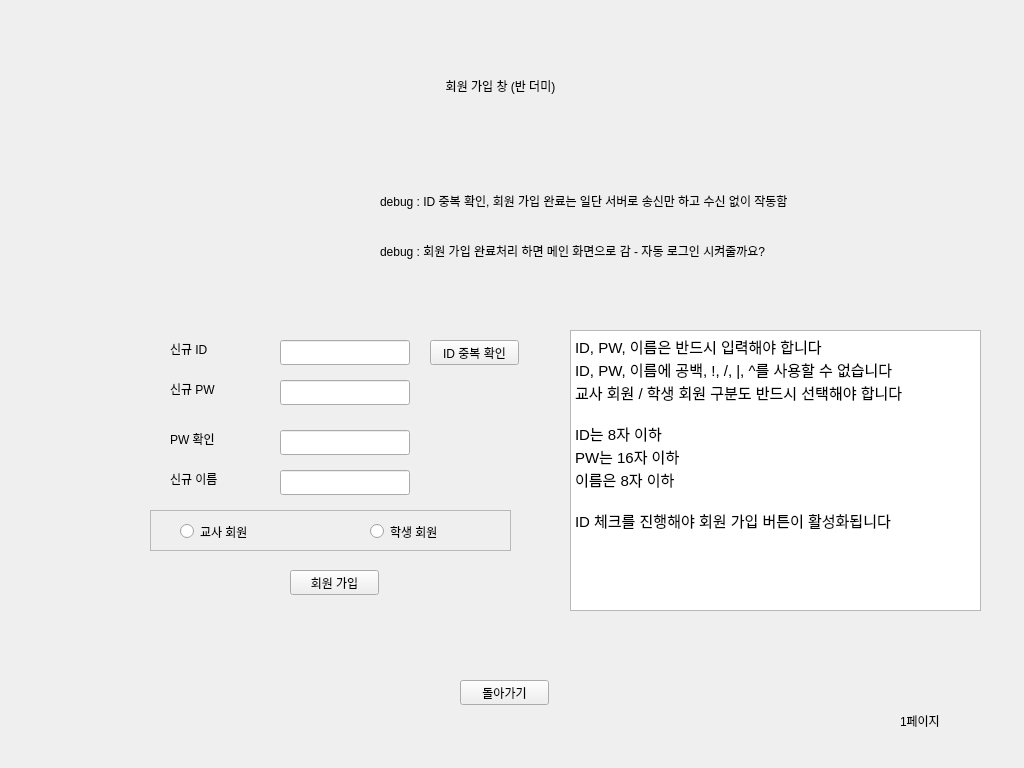
<?xml version="1.0" encoding="UTF-8"?>
<ui version="4.0">
 <class>mainWindow</class>
 <widget class="QMainWindow" name="mainWindow">
  <property name="geometry">
   <rect>
    <x>0</x>
    <y>0</y>
    <width>1024</width>
    <height>768</height>
   </rect>
  </property>
  <property name="sizePolicy">
   <sizepolicy hsizetype="Fixed" vsizetype="Fixed">
    <horstretch>0</horstretch>
    <verstretch>0</verstretch>
   </sizepolicy>
  </property>
  <property name="minimumSize">
   <size>
    <width>1024</width>
    <height>768</height>
   </size>
  </property>
  <property name="maximumSize">
   <size>
    <width>1024</width>
    <height>768</height>
   </size>
  </property>
  <property name="windowTitle">
   <string>메가스터듸</string>
  </property>
  <widget class="QWidget" name="centralwidget">
   <widget class="QStackedWidget" name="stackedWidget">
    <property name="geometry">
     <rect>
      <x>0</x>
      <y>0</y>
      <width>1031</width>
      <height>771</height>
     </rect>
    </property>
    <property name="currentIndex">
     <number>1</number>
    </property>
    <widget class="QWidget" name="page">
     <widget class="QLabel" name="label">
      <property name="geometry">
       <rect>
        <x>900</x>
        <y>690</y>
        <width>51</width>
        <height>71</height>
       </rect>
      </property>
      <property name="text">
       <string>0페이지</string>
      </property>
     </widget>
     <widget class="QLabel" name="label_3">
      <property name="geometry">
       <rect>
        <x>60</x>
        <y>40</y>
        <width>911</width>
        <height>141</height>
       </rect>
      </property>
      <property name="text">
       <string>대충 타이틀 (메인 화면)</string>
      </property>
      <property name="textFormat">
       <enum>Qt::PlainText</enum>
      </property>
      <property name="alignment">
       <set>Qt::AlignCenter</set>
      </property>
     </widget>
     <widget class="QPushButton" name="btn_login">
      <property name="geometry">
       <rect>
        <x>400</x>
        <y>370</y>
        <width>89</width>
        <height>25</height>
       </rect>
      </property>
      <property name="text">
       <string>로그인</string>
      </property>
     </widget>
     <widget class="QPushButton" name="btn_join">
      <property name="geometry">
       <rect>
        <x>540</x>
        <y>370</y>
        <width>89</width>
        <height>25</height>
       </rect>
      </property>
      <property name="text">
       <string>회원가입</string>
      </property>
     </widget>
     <widget class="QLineEdit" name="line_login_id">
      <property name="geometry">
       <rect>
        <x>460</x>
        <y>270</y>
        <width>113</width>
        <height>25</height>
       </rect>
      </property>
     </widget>
     <widget class="QLabel" name="label_4">
      <property name="geometry">
       <rect>
        <x>360</x>
        <y>270</y>
        <width>67</width>
        <height>17</height>
       </rect>
      </property>
      <property name="text">
       <string>ID</string>
      </property>
     </widget>
     <widget class="QLabel" name="label_5">
      <property name="geometry">
       <rect>
        <x>360</x>
        <y>310</y>
        <width>67</width>
        <height>17</height>
       </rect>
      </property>
      <property name="text">
       <string>PW</string>
      </property>
     </widget>
     <widget class="QLabel" name="label_6">
      <property name="geometry">
       <rect>
        <x>400</x>
        <y>400</y>
        <width>121</width>
        <height>41</height>
       </rect>
      </property>
      <property name="text">
       <string>↑일단 작동 안함</string>
      </property>
     </widget>
     <widget class="QPushButton" name="btn_debug_t">
      <property name="geometry">
       <rect>
        <x>440</x>
        <y>520</y>
        <width>89</width>
        <height>25</height>
       </rect>
      </property>
      <property name="text">
       <string>교사 로그인</string>
      </property>
     </widget>
     <widget class="QPushButton" name="btn_debug_s">
      <property name="geometry">
       <rect>
        <x>540</x>
        <y>520</y>
        <width>89</width>
        <height>25</height>
       </rect>
      </property>
      <property name="text">
       <string>학생 로그인</string>
      </property>
     </widget>
     <widget class="QLabel" name="label_7">
      <property name="geometry">
       <rect>
        <x>540</x>
        <y>400</y>
        <width>171</width>
        <height>31</height>
       </rect>
      </property>
      <property name="text">
       <string>↑회원가입(반 더미)로</string>
      </property>
     </widget>
     <widget class="QLineEdit" name="line_login_pw">
      <property name="geometry">
       <rect>
        <x>460</x>
        <y>310</y>
        <width>113</width>
        <height>25</height>
       </rect>
      </property>
     </widget>
     <widget class="QLabel" name="label_8">
      <property name="geometry">
       <rect>
        <x>440</x>
        <y>550</y>
        <width>271</width>
        <height>31</height>
       </rect>
      </property>
      <property name="text">
       <string>↑ 디버그용 임시 버튼들</string>
      </property>
     </widget>
     <widget class="QLabel" name="label_9">
      <property name="geometry">
       <rect>
        <x>30</x>
        <y>700</y>
        <width>201</width>
        <height>61</height>
       </rect>
      </property>
      <property name="text">
       <string>UI는 1024 768 사이즈로 고정</string>
      </property>
     </widget>
    </widget>
    <widget class="QWidget" name="page_2">
     <widget class="QLabel" name="label_2">
      <property name="geometry">
       <rect>
        <x>900</x>
        <y>680</y>
        <width>61</width>
        <height>81</height>
       </rect>
      </property>
      <property name="text">
       <string>1페이지</string>
      </property>
     </widget>
     <widget class="QLabel" name="label_10">
      <property name="geometry">
       <rect>
        <x>70</x>
        <y>40</y>
        <width>861</width>
        <height>91</height>
       </rect>
      </property>
      <property name="text">
       <string>회원 가입 창 (반 더미)</string>
      </property>
      <property name="alignment">
       <set>Qt::AlignCenter</set>
      </property>
     </widget>
     <widget class="QLineEdit" name="line_join_id">
      <property name="geometry">
       <rect>
        <x>280</x>
        <y>340</y>
        <width>130</width>
        <height>25</height>
       </rect>
      </property>
      <property name="maxLength">
       <number>8</number>
      </property>
      <property name="echoMode">
       <enum>QLineEdit::Normal</enum>
      </property>
     </widget>
     <widget class="QLineEdit" name="line_join_pw">
      <property name="geometry">
       <rect>
        <x>280</x>
        <y>380</y>
        <width>130</width>
        <height>25</height>
       </rect>
      </property>
      <property name="maxLength">
       <number>16</number>
      </property>
      <property name="echoMode">
       <enum>QLineEdit::Password</enum>
      </property>
     </widget>
     <widget class="QLineEdit" name="line_join_name">
      <property name="geometry">
       <rect>
        <x>280</x>
        <y>470</y>
        <width>130</width>
        <height>25</height>
       </rect>
      </property>
      <property name="maxLength">
       <number>8</number>
      </property>
     </widget>
     <widget class="QLabel" name="label_11">
      <property name="geometry">
       <rect>
        <x>170</x>
        <y>340</y>
        <width>67</width>
        <height>17</height>
       </rect>
      </property>
      <property name="text">
       <string>신규 ID</string>
      </property>
     </widget>
     <widget class="QLabel" name="label_12">
      <property name="geometry">
       <rect>
        <x>170</x>
        <y>380</y>
        <width>67</width>
        <height>17</height>
       </rect>
      </property>
      <property name="text">
       <string>신규 PW</string>
      </property>
     </widget>
     <widget class="QLabel" name="label_13">
      <property name="geometry">
       <rect>
        <x>170</x>
        <y>430</y>
        <width>67</width>
        <height>17</height>
       </rect>
      </property>
      <property name="text">
       <string>PW 확인</string>
      </property>
     </widget>
     <widget class="QLabel" name="label_14">
      <property name="geometry">
       <rect>
        <x>170</x>
        <y>470</y>
        <width>67</width>
        <height>17</height>
       </rect>
      </property>
      <property name="text">
       <string>신규 이름</string>
      </property>
     </widget>
     <widget class="QLineEdit" name="line_join_pw_check">
      <property name="geometry">
       <rect>
        <x>280</x>
        <y>430</y>
        <width>130</width>
        <height>25</height>
       </rect>
      </property>
      <property name="maxLength">
       <number>16</number>
      </property>
      <property name="echoMode">
       <enum>QLineEdit::Password</enum>
      </property>
     </widget>
     <widget class="QPushButton" name="btn_join_id_check">
      <property name="geometry">
       <rect>
        <x>430</x>
        <y>340</y>
        <width>89</width>
        <height>25</height>
       </rect>
      </property>
      <property name="text">
       <string>ID 중복 확인</string>
      </property>
     </widget>
     <widget class="QPushButton" name="btn_join_confirm">
      <property name="geometry">
       <rect>
        <x>290</x>
        <y>570</y>
        <width>89</width>
        <height>25</height>
       </rect>
      </property>
      <property name="text">
       <string>회원 가입</string>
      </property>
     </widget>
     <widget class="QPushButton" name="btn_join_backmain">
      <property name="geometry">
       <rect>
        <x>460</x>
        <y>680</y>
        <width>89</width>
        <height>25</height>
       </rect>
      </property>
      <property name="text">
       <string>돌아가기</string>
      </property>
     </widget>
     <widget class="QTextBrowser" name="textBrowser_5">
      <property name="geometry">
       <rect>
        <x>570</x>
        <y>330</y>
        <width>411</width>
        <height>281</height>
       </rect>
      </property>
      <property name="html">
       <string>&lt;!DOCTYPE HTML PUBLIC &quot;-//W3C//DTD HTML 4.0//EN&quot; &quot;http://www.w3.org/TR/REC-html40/strict.dtd&quot;&gt;
&lt;html&gt;&lt;head&gt;&lt;meta name=&quot;qrichtext&quot; content=&quot;1&quot; /&gt;&lt;style type=&quot;text/css&quot;&gt;
p, li { white-space: pre-wrap; }
&lt;/style&gt;&lt;/head&gt;&lt;body style=&quot; font-family:'Ubuntu'; font-size:11pt; font-weight:400; font-style:normal;&quot;&gt;
&lt;p style=&quot; margin-top:0px; margin-bottom:0px; margin-left:0px; margin-right:0px; -qt-block-indent:0; text-indent:0px;&quot;&gt;ID, PW, 이름은 반드시 입력해야 합니다&lt;/p&gt;
&lt;p style=&quot; margin-top:0px; margin-bottom:0px; margin-left:0px; margin-right:0px; -qt-block-indent:0; text-indent:0px;&quot;&gt;ID, PW, 이름에 공백, !, /, |, ^를 사용할 수 없습니다&lt;/p&gt;
&lt;p style=&quot; margin-top:0px; margin-bottom:0px; margin-left:0px; margin-right:0px; -qt-block-indent:0; text-indent:0px;&quot;&gt;교사 회원 / 학생 회원 구분도 반드시 선택해야 합니다&lt;/p&gt;
&lt;p style=&quot;-qt-paragraph-type:empty; margin-top:0px; margin-bottom:0px; margin-left:0px; margin-right:0px; -qt-block-indent:0; text-indent:0px;&quot;&gt;&lt;br /&gt;&lt;/p&gt;
&lt;p style=&quot; margin-top:0px; margin-bottom:0px; margin-left:0px; margin-right:0px; -qt-block-indent:0; text-indent:0px;&quot;&gt;ID는 8자 이하&lt;/p&gt;
&lt;p style=&quot; margin-top:0px; margin-bottom:0px; margin-left:0px; margin-right:0px; -qt-block-indent:0; text-indent:0px;&quot;&gt;PW는 16자 이하&lt;/p&gt;
&lt;p style=&quot; margin-top:0px; margin-bottom:0px; margin-left:0px; margin-right:0px; -qt-block-indent:0; text-indent:0px;&quot;&gt;이름은 8자 이하&lt;/p&gt;
&lt;p style=&quot;-qt-paragraph-type:empty; margin-top:0px; margin-bottom:0px; margin-left:0px; margin-right:0px; -qt-block-indent:0; text-indent:0px;&quot;&gt;&lt;br /&gt;&lt;/p&gt;
&lt;p style=&quot; margin-top:0px; margin-bottom:0px; margin-left:0px; margin-right:0px; -qt-block-indent:0; text-indent:0px;&quot;&gt;ID 체크를 진행해야 회원 가입 버튼이 활성화됩니다&lt;/p&gt;&lt;/body&gt;&lt;/html&gt;</string>
      </property>
     </widget>
     <widget class="QLabel" name="label_23">
      <property name="geometry">
       <rect>
        <x>380</x>
        <y>190</y>
        <width>601</width>
        <height>21</height>
       </rect>
      </property>
      <property name="text">
       <string>debug : ID 중복 확인, 회원 가입 완료는 일단 서버로 송신만 하고 수신 없이 작동함</string>
      </property>
     </widget>
     <widget class="QLabel" name="label_24">
      <property name="geometry">
       <rect>
        <x>380</x>
        <y>230</y>
        <width>561</width>
        <height>41</height>
       </rect>
      </property>
      <property name="text">
       <string>debug : 회원 가입 완료처리 하면 메인 화면으로 감 - 자동 로그인 시켜줄까요?</string>
      </property>
     </widget>
     <widget class="QFrame" name="frame">
      <property name="geometry">
       <rect>
        <x>150</x>
        <y>510</y>
        <width>361</width>
        <height>41</height>
       </rect>
      </property>
      <property name="frameShape">
       <enum>QFrame::StyledPanel</enum>
      </property>
      <property name="frameShadow">
       <enum>QFrame::Raised</enum>
      </property>
      <widget class="QRadioButton" name="radio_join_s">
       <property name="geometry">
        <rect>
         <x>220</x>
         <y>10</y>
         <width>112</width>
         <height>23</height>
        </rect>
       </property>
       <property name="text">
        <string>학생 회원</string>
       </property>
      </widget>
      <widget class="QRadioButton" name="radio_join_t">
       <property name="geometry">
        <rect>
         <x>30</x>
         <y>10</y>
         <width>112</width>
         <height>23</height>
        </rect>
       </property>
       <property name="text">
        <string>교사 회원</string>
       </property>
      </widget>
     </widget>
    </widget>
    <widget class="QWidget" name="page_3">
     <widget class="QLabel" name="label_15">
      <property name="geometry">
       <rect>
        <x>930</x>
        <y>730</y>
        <width>67</width>
        <height>17</height>
       </rect>
      </property>
      <property name="text">
       <string>2페이지</string>
      </property>
     </widget>
     <widget class="QLabel" name="label_16">
      <property name="geometry">
       <rect>
        <x>60</x>
        <y>30</y>
        <width>941</width>
        <height>81</height>
       </rect>
      </property>
      <property name="text">
       <string>교사 페이지(더미)</string>
      </property>
      <property name="alignment">
       <set>Qt::AlignCenter</set>
      </property>
     </widget>
     <widget class="QPushButton" name="btn_t_question_add">
      <property name="geometry">
       <rect>
        <x>30</x>
        <y>350</y>
        <width>89</width>
        <height>25</height>
       </rect>
      </property>
      <property name="text">
       <string>문제 출제</string>
      </property>
     </widget>
     <widget class="QPushButton" name="btn_t_studentinfo">
      <property name="geometry">
       <rect>
        <x>30</x>
        <y>390</y>
        <width>89</width>
        <height>25</height>
       </rect>
      </property>
      <property name="text">
       <string>학생 정보</string>
      </property>
     </widget>
     <widget class="QLabel" name="label_20">
      <property name="geometry">
       <rect>
        <x>840</x>
        <y>630</y>
        <width>171</width>
        <height>17</height>
       </rect>
      </property>
      <property name="text">
       <string>↑얘만 작동, 실질 돌아가기</string>
      </property>
     </widget>
     <widget class="QPushButton" name="btn_t_logout">
      <property name="geometry">
       <rect>
        <x>840</x>
        <y>590</y>
        <width>89</width>
        <height>25</height>
       </rect>
      </property>
      <property name="text">
       <string>로그아웃</string>
      </property>
     </widget>
     <widget class="QLabel" name="label_21">
      <property name="geometry">
       <rect>
        <x>40</x>
        <y>430</y>
        <width>61</width>
        <height>17</height>
       </rect>
      </property>
      <property name="text">
       <string>↑ 더미</string>
      </property>
     </widget>
     <widget class="QTextBrowser" name="textBrowser">
      <property name="geometry">
       <rect>
        <x>220</x>
        <y>210</y>
        <width>301</width>
        <height>331</height>
       </rect>
      </property>
      <property name="html">
       <string>&lt;!DOCTYPE HTML PUBLIC &quot;-//W3C//DTD HTML 4.0//EN&quot; &quot;http://www.w3.org/TR/REC-html40/strict.dtd&quot;&gt;
&lt;html&gt;&lt;head&gt;&lt;meta name=&quot;qrichtext&quot; content=&quot;1&quot; /&gt;&lt;style type=&quot;text/css&quot;&gt;
p, li { white-space: pre-wrap; }
&lt;/style&gt;&lt;/head&gt;&lt;body style=&quot; font-family:'Ubuntu'; font-size:11pt; font-weight:400; font-style:normal;&quot;&gt;
&lt;p style=&quot; margin-top:0px; margin-bottom:0px; margin-left:0px; margin-right:0px; -qt-block-indent:0; text-indent:0px;&quot;&gt;뭔가 데이터가&lt;/p&gt;&lt;/body&gt;&lt;/html&gt;</string>
      </property>
     </widget>
     <widget class="QTextBrowser" name="textBrowser_2">
      <property name="geometry">
       <rect>
        <x>540</x>
        <y>210</y>
        <width>301</width>
        <height>331</height>
       </rect>
      </property>
      <property name="html">
       <string>&lt;!DOCTYPE HTML PUBLIC &quot;-//W3C//DTD HTML 4.0//EN&quot; &quot;http://www.w3.org/TR/REC-html40/strict.dtd&quot;&gt;
&lt;html&gt;&lt;head&gt;&lt;meta name=&quot;qrichtext&quot; content=&quot;1&quot; /&gt;&lt;style type=&quot;text/css&quot;&gt;
p, li { white-space: pre-wrap; }
&lt;/style&gt;&lt;/head&gt;&lt;body style=&quot; font-family:'Ubuntu'; font-size:11pt; font-weight:400; font-style:normal;&quot;&gt;
&lt;p style=&quot; margin-top:0px; margin-bottom:0px; margin-left:0px; margin-right:0px; -qt-block-indent:0; text-indent:0px;&quot;&gt;나올 곳&lt;/p&gt;&lt;/body&gt;&lt;/html&gt;</string>
      </property>
     </widget>
    </widget>
    <widget class="QWidget" name="page_4">
     <widget class="QLabel" name="label_17">
      <property name="geometry">
       <rect>
        <x>906</x>
        <y>716</y>
        <width>81</width>
        <height>31</height>
       </rect>
      </property>
      <property name="text">
       <string>3페이지</string>
      </property>
     </widget>
     <widget class="QLabel" name="label_18">
      <property name="geometry">
       <rect>
        <x>50</x>
        <y>30</y>
        <width>941</width>
        <height>81</height>
       </rect>
      </property>
      <property name="text">
       <string>학생 페이지(더미)</string>
      </property>
      <property name="alignment">
       <set>Qt::AlignCenter</set>
      </property>
     </widget>
     <widget class="QPushButton" name="btn_s_teacherinfo">
      <property name="geometry">
       <rect>
        <x>50</x>
        <y>380</y>
        <width>89</width>
        <height>25</height>
       </rect>
      </property>
      <property name="text">
       <string>교사 정보</string>
      </property>
     </widget>
     <widget class="QPushButton" name="btn_s_question_solve">
      <property name="geometry">
       <rect>
        <x>50</x>
        <y>340</y>
        <width>89</width>
        <height>25</height>
       </rect>
      </property>
      <property name="text">
       <string>문제 풀기</string>
      </property>
     </widget>
     <widget class="QPushButton" name="btn_s_logout">
      <property name="geometry">
       <rect>
        <x>840</x>
        <y>580</y>
        <width>89</width>
        <height>25</height>
       </rect>
      </property>
      <property name="text">
       <string>로그아웃</string>
      </property>
     </widget>
     <widget class="QLabel" name="label_19">
      <property name="geometry">
       <rect>
        <x>840</x>
        <y>620</y>
        <width>171</width>
        <height>17</height>
       </rect>
      </property>
      <property name="text">
       <string>↑얘만 작동, 실질 돌아가기</string>
      </property>
     </widget>
     <widget class="QLabel" name="label_22">
      <property name="geometry">
       <rect>
        <x>50</x>
        <y>420</y>
        <width>61</width>
        <height>17</height>
       </rect>
      </property>
      <property name="text">
       <string>↑ 더미</string>
      </property>
     </widget>
     <widget class="QTextBrowser" name="textBrowser_3">
      <property name="geometry">
       <rect>
        <x>240</x>
        <y>230</y>
        <width>301</width>
        <height>331</height>
       </rect>
      </property>
      <property name="html">
       <string>&lt;!DOCTYPE HTML PUBLIC &quot;-//W3C//DTD HTML 4.0//EN&quot; &quot;http://www.w3.org/TR/REC-html40/strict.dtd&quot;&gt;
&lt;html&gt;&lt;head&gt;&lt;meta name=&quot;qrichtext&quot; content=&quot;1&quot; /&gt;&lt;style type=&quot;text/css&quot;&gt;
p, li { white-space: pre-wrap; }
&lt;/style&gt;&lt;/head&gt;&lt;body style=&quot; font-family:'Ubuntu'; font-size:11pt; font-weight:400; font-style:normal;&quot;&gt;
&lt;p style=&quot; margin-top:0px; margin-bottom:0px; margin-left:0px; margin-right:0px; -qt-block-indent:0; text-indent:0px;&quot;&gt;아무튼 데이터&lt;/p&gt;&lt;/body&gt;&lt;/html&gt;</string>
      </property>
     </widget>
     <widget class="QTextBrowser" name="textBrowser_4">
      <property name="geometry">
       <rect>
        <x>560</x>
        <y>230</y>
        <width>301</width>
        <height>331</height>
       </rect>
      </property>
      <property name="html">
       <string>&lt;!DOCTYPE HTML PUBLIC &quot;-//W3C//DTD HTML 4.0//EN&quot; &quot;http://www.w3.org/TR/REC-html40/strict.dtd&quot;&gt;
&lt;html&gt;&lt;head&gt;&lt;meta name=&quot;qrichtext&quot; content=&quot;1&quot; /&gt;&lt;style type=&quot;text/css&quot;&gt;
p, li { white-space: pre-wrap; }
&lt;/style&gt;&lt;/head&gt;&lt;body style=&quot; font-family:'Ubuntu'; font-size:11pt; font-weight:400; font-style:normal;&quot;&gt;
&lt;p style=&quot; margin-top:0px; margin-bottom:0px; margin-left:0px; margin-right:0px; -qt-block-indent:0; text-indent:0px;&quot;&gt;나오는 자리&lt;/p&gt;&lt;/body&gt;&lt;/html&gt;</string>
      </property>
     </widget>
     <widget class="QPushButton" name="btn_s_study">
      <property name="geometry">
       <rect>
        <x>50</x>
        <y>300</y>
        <width>89</width>
        <height>25</height>
       </rect>
      </property>
      <property name="text">
       <string>학습하기</string>
      </property>
     </widget>
    </widget>
    <widget class="QWidget" name="page_5">
     <widget class="QLabel" name="label_25">
      <property name="geometry">
       <rect>
        <x>900</x>
        <y>680</y>
        <width>81</width>
        <height>31</height>
       </rect>
      </property>
      <property name="text">
       <string>4페이지</string>
      </property>
     </widget>
     <widget class="QPushButton" name="btn_s_study_back">
      <property name="geometry">
       <rect>
        <x>510</x>
        <y>660</y>
        <width>89</width>
        <height>25</height>
       </rect>
      </property>
      <property name="text">
       <string>돌아가기</string>
      </property>
     </widget>
     <widget class="QLabel" name="label_26">
      <property name="geometry">
       <rect>
        <x>50</x>
        <y>20</y>
        <width>941</width>
        <height>81</height>
       </rect>
      </property>
      <property name="text">
       <string>학습하기 페이지(더미)</string>
      </property>
      <property name="alignment">
       <set>Qt::AlignCenter</set>
      </property>
     </widget>
     <widget class="QPushButton" name="btn_s_study_on">
      <property name="geometry">
       <rect>
        <x>70</x>
        <y>220</y>
        <width>89</width>
        <height>25</height>
       </rect>
      </property>
      <property name="text">
       <string>학습 자료 보기</string>
      </property>
     </widget>
     <widget class="QTextBrowser" name="text_study_name">
      <property name="geometry">
       <rect>
        <x>280</x>
        <y>160</y>
        <width>191</width>
        <height>41</height>
       </rect>
      </property>
     </widget>
     <widget class="QTextBrowser" name="text_study_info">
      <property name="geometry">
       <rect>
        <x>280</x>
        <y>210</y>
        <width>501</width>
        <height>271</height>
       </rect>
      </property>
     </widget>
     <widget class="QLabel" name="label_27">
      <property name="geometry">
       <rect>
        <x>190</x>
        <y>180</y>
        <width>67</width>
        <height>17</height>
       </rect>
      </property>
      <property name="text">
       <string>이름</string>
      </property>
     </widget>
     <widget class="QLabel" name="label_28">
      <property name="geometry">
       <rect>
        <x>190</x>
        <y>220</y>
        <width>67</width>
        <height>17</height>
       </rect>
      </property>
      <property name="text">
       <string>정보</string>
      </property>
     </widget>
    </widget>
   </widget>
  </widget>
 </widget>
 <resources/>
 <connections/>
</ui>
